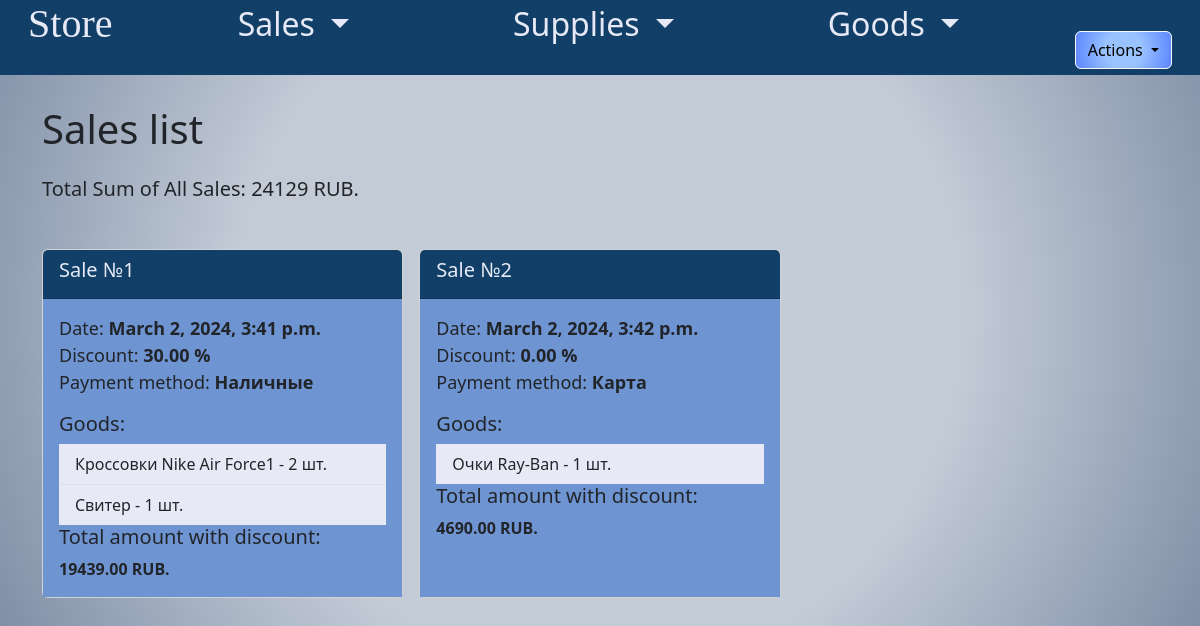
/sales_list/ (signed in), run on the app's committed database.
### app_store/models.py (models this page shows, shortened)
class Sale(models.Model):
    goods = models.ManyToManyField('Good', through='SaleItem')
    sale_date = models.DateTimeField(auto_now_add=True, verbose_name='дата продажи')
    discount = models.DecimalField(max_digits=5, decimal_places=2, default=0, verbose_name='скидка (в процентах)')
    payment_method = models.CharField(max_length=50, default='Наличные', choices=[('Наличные', 'Наличные'), ('Карта', 'Карта')], verbose_name='способ оплаты')
    final_cost = models.DecimalField(max_digits=10, decimal_places=2, verbose_name='итоговая стоимость', default=0)
    def total_cost(self):
        return sum(item.total_cost() for item in self.saleitem_set.all())
    def final_cost_with_discount(self):
        return self.total_cost() * (1 - self.discount / 100)
    def save(self, *args, **kwargs):
        self.final_cost = self.final_cost_with_discount()
        super().save(*args, **kwargs)
    class Meta:
        db_table = 'sales'
        verbose_name = 'продажа'
        verbose_name_plural = 'продажи'

class SaleItem(models.Model):
    sale = models.ForeignKey(Sale, on_delete=models.CASCADE)
    good = models.ForeignKey('Good', on_delete=models.CASCADE, verbose_name='товар')
    quantity = models.PositiveIntegerField(verbose_name='количество')
    def total_cost(self):
        return self.good.selling_price * self.quantity
    class Meta:
        db_table = 'sold_goods'
        verbose_name = 'проданный товар'
        verbose_name_plural = 'проданные товары'

class Good(models.Model):
    name = models.CharField(max_length=25, db_index=True,
                            verbose_name='название товара')
    part_number = models.CharField(max_length=10, verbose_name='артикул', default='')
    category = models.ForeignKey(GoodCategory, on_delete=models.CASCADE,
                                 verbose_name='категория',
                                 null=True)
    selling_price = models.DecimalField(max_digits=10, decimal_places=2,verbose_name='цена продажи')
    purchase_price = models.DecimalField(max_digits=10, decimal_places=2,verbose_name='закупочная цена')
    description = models.TextField(verbose_name='описание товара')
    image = models.ImageField(upload_to='goods/',
                              verbose_name='картинка товара',blank=True, null=True)
    quantity = models.IntegerField(verbose_name='кол-во товара', default=0)
    sold_quantity = models.IntegerField(default=0, verbose_name='кол-во продано')
    manufacturer = models.CharField(max_length=30, verbose_name='производитель')
    class Meta:
        db_table = 'good'
        verbose_name = 'товар'
        verbose_name_plural = 'товары'

### app_store/views.py (the view)
# urls.py: path('sales_list/', SalesListView.as_view(), name='sales_list'),
class SalesListView(LoginRequiredMixin, ListView):
    model = Sale
    template_name = 'app_store/sales_list.html'
    context_object_name = 'sales'
    def get_queryset(self):
        sales = super().get_queryset()
        for sale in sales:
            final_cost = sale.final_cost_with_discount()
            sale.final_cost = final_cost
            sale.save()
        return sales
    def get_context_data(self, **kwargs):
        context = super().get_context_data(**kwargs)
        total_sum = self.get_queryset().aggregate(total_sum=Sum('final_cost'))['total_sum']
        context['total_sum'] = total_sum
        return context

### app_store/templates/app_store/sales_list.html
{% extends 'app_store/base.html' %}
{% load i18n %}
{% block content %}
<h1 class="container mb-4">{% trans "Список продаж" %}</h1>
<div class="container">
    <h5>{% trans "Сумма всех продаж" %}: {{ total_sum }} RUB.</h5>
</div>
<div class="container mt-5 mb-4">
    <div class="row row-cols-1 row-cols-md-3 g-3">
        {% for sale in sales %}
        <div class="col">
            <div class="card h-100">
                <div class="card-header" style="background-color: #113f67; color: #e7eaf6;">
                    <h5 class="card-title">{% trans "Продажа" %} №{{ sale.id }}</h5>
                </div>
                <div class="card-body" style="background-color: #6F94D2;">
                    <p style="font-size: 18px;" class="card-text">
                        {% trans "Дата" %}:<strong> {{ sale.sale_date }}</strong><br>
                        {% trans "Скидка" %}:<strong> {{ sale.discount }} %</strong><br>
                        {% trans "Способ оплаты" %}:<strong> {{ sale.get_payment_method_display }}</strong>
                    </p>
                    <h5>{% trans "Товары" %}:</h5>
                    <ul class="list-group list-group-flush">
                        {% for item in sale.saleitem_set.all %}
                        <li  style="background-color: #e7eaf6;"  class="list-group-item">
                            {{ item.good.name }} - {{ item.quantity }} шт.
                        </li>
                        {% endfor %}
                    </ul>
                    <h5>{% trans "Финальная стоимость с учетом скидки" %}:</h5>
                    <p class="card-text"><strong>{{ sale.final_cost|floatformat:2 }} RUB. </strong></p>
                </div>
            </div>
        </div>
        {% empty %}
        <div class="col-md-12">
            <p>{% trans "Нет продаж" %}.</p>
        </div>
        {% endfor %}
    </div>
</div>
{% endblock %}

### data on the page
Sale: id "1", sale_date "March 2, 2024, 3:41 p.m.", discount "30.00", payment_method "Наличные", final_cost "19439.00"
SaleItem: good.name "Кроccовки Nike Air Force1", quantity "2"
SaleItem: good.name "Свитер", quantity "1"
Sale: id "2", sale_date "March 2, 2024, 3:42 p.m.", discount "0.00", payment_method "Карта", final_cost "4690.00"
SaleItem: good.name "Очки Ray-Ban", quantity "1"

### other printed values
{{ total_sum }} "24129"
